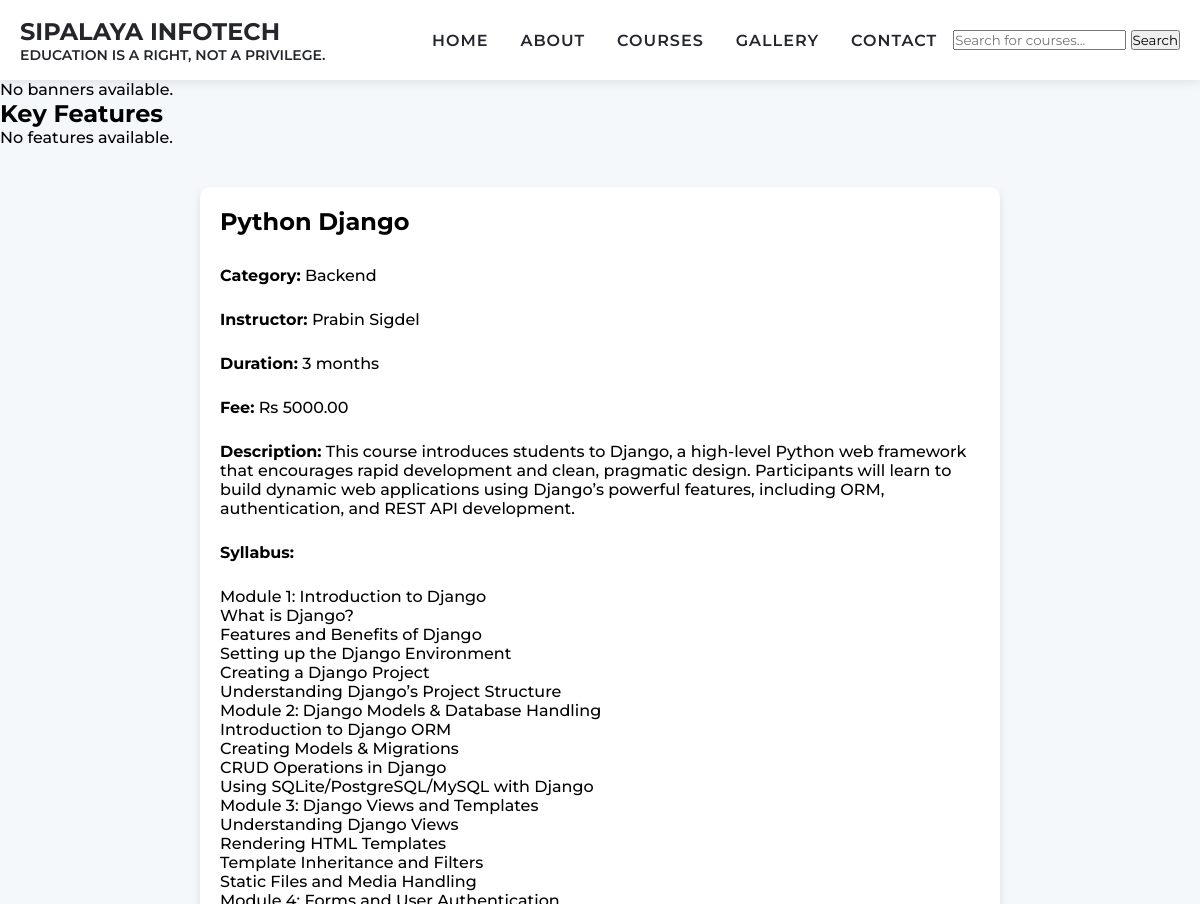
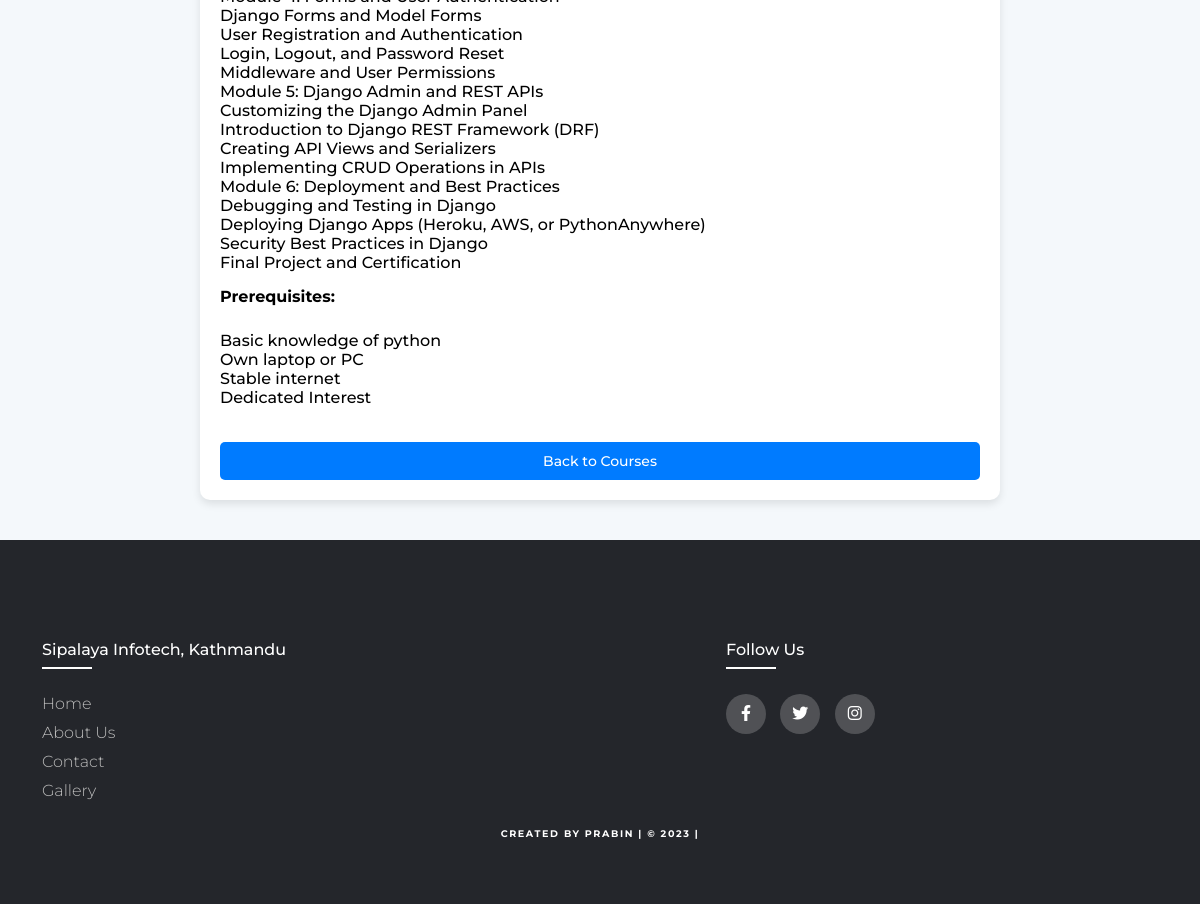
The page /courses/1/ on the database its author committed (2 pictures, top to bottom).
### courses/models.py (models this page shows, shortened)
class Course(models.Model):
    title = models.CharField(max_length=200)
    category = models.ForeignKey(Category, on_delete=models.CASCADE)
    description = models.TextField()
    syllabus = models.TextField()
    duration = models.CharField(max_length=50)
    fee = models.DecimalField(max_digits=10, decimal_places=2)
    instructor = models.ForeignKey(Instructor, on_delete=models.SET_NULL, null=True)
    prerequisites = models.TextField(blank=True, null=True)
    created_at = models.DateTimeField(auto_now_add=True)

class Category(models.Model):
    name = models.CharField(max_length=100, unique=True)

class Instructor(models.Model):
    name = models.CharField(max_length=100)
    photo = models.ImageField(upload_to='instructors/', blank=True, null=True)
    bio = models.TextField()
    experience = models.IntegerField()

### courses/views.py (the view)
# urls.py: path('<int:course_id>/', course_detail, name='course_detail'),
def course_detail(request, course_id):
    course = get_object_or_404(Course, id=course_id)
    syllabus_items = course.syllabus.split("\n")
    prerequisites = course.prerequisites.split("\n")
    return render(request, 'courses/course_detail.html', {'course': course, 'syllabus_items': syllabus_items, 'prerequisites': prerequisites,})

### templates/courses/course_detail.html
{% extends 'base.html' %}
{% block content %}
<div class="course-detail">
    <h2>{{ course.title }}</h2>
    <p><strong>Category:</strong> {{ course.category.name }}</p>
    <p><strong>Instructor:</strong> {{ course.instructor.name }}</p>
    <p><strong>Duration:</strong> {{ course.duration }}</p>
    <p><strong>Fee:</strong> Rs {{ course.fee }}</p>
    <p><strong>Description:</strong> {{ course.description }}</p>
    <p><strong>Syllabus:</strong></p>
    <ul>
        {% for item in syllabus_items %}
            <li>{{ item }}</li>
        {% endfor %}
    </ul>
    <p><strong>Prerequisites:</strong></p>
    <ul>
        {% for prerequisite in prerequisites %}
            <li>{{ prerequisite }}</li>
        {% endfor %}
    </ul>
    <a href="{% url 'course_list' %}" class="btn">Back to Courses</a>
</div>
{% endblock %}

### static/css/header-footer.css (style rules this page uses)
ul { list-style: none; }

### static/css/style.css (style rules this page uses)
* { margin: 0; padding: 0; box-sizing: border-box; font-family: 'Montserrat', sans-serif; }
html { scroll-behavior: smooth; }
body { font-weight: 500; color: rgb(0, 0, 0); background: #fcfcfc89; }

### static/css/courses_css.css (style rules this page uses)
body { font-family: 'Poppins', sans-serif; background-color: #f4f8fb; margin: 0; padding: 0; }
.btn { display: inline-block; padding: 10px 15px; background: #28a745; color: white; text-decoration: none; border-radius: 5px; margin-top: 10px; font-size: 14px; transition: 0.3s ease; }
.course-detail { padding-top: 100px; max-width: 800px; margin: 40px auto; padding: 20px; background: white; border-radius: 10px; box-shadow: 0 4px 8px rgba(0, 0, 0, 0.1); display: flex; flex-direction: column; gap: 15px; }
.course-detail h2 { margin-bottom: 15px; }
.course-detail p { margin-bottom: 10px; }
.course-detail a.btn { margin-top: 20px; padding: 10px 20px; background-color: #007bff; color: white; text-decoration: none; border-radius: 5px; text-align: center; }

### static/css/home_css.css (style rules this page uses)
body { font-family: Arial, sans-serif; }

### rows shown on the page
Course: title "Python Django", category.name "Backend", instructor.name "Prabin Sigdel", duration "3 months", fee "5000.00", description "This course introduces students to Django, a high-level Python web framework that encourages rapid development and clean, pragmatic design. Participants will learn to build dynamic web applications using Django’s powerful features, including ORM, authentication, and REST API development."

### other values the page prints
{{ item }} "Module 1: Introduction to Django" "What is Django?" "Features and Benefits of Django" "Setting up the Django Environment" "Creating a Django Project" "Understanding Django’s Project Structure" "Module 2: Django Models & Database Handling" "Introduction to Django ORM" "Creating Models & Migrations" "CRUD Operations in Django" "Using SQLite/PostgreSQL/MySQL with Django" "Module 3: Django Views and Templates" "Understanding Django Views" "Rendering HTML Templates" "Template Inheritance and Filters" "Static Files and Media Handling" "Module 4: Forms and User Authentication" "Django Forms and Model Forms" "User Registration and Authentication" "Login, Logout, and Password Reset" "Middleware and User Permissions" "Module 5: Django Admin and REST APIs" "Customizing the Django Admin Panel" "Introduction to Django REST Framework (DRF)" "Creating API Views and Serializers" "Implementing CRUD Operations in APIs" "Module 6: Deployment and Best Practices" "Debugging and Testing in Django" "Deploying Django Apps (Heroku, AWS, or PythonAnywhere)" "Security Best Practices in Django" "Final Project and Certification"
{{ prerequisite }} "Basic knowledge of python" "Own laptop or PC" "Stable internet" "Dedicated Interest"
